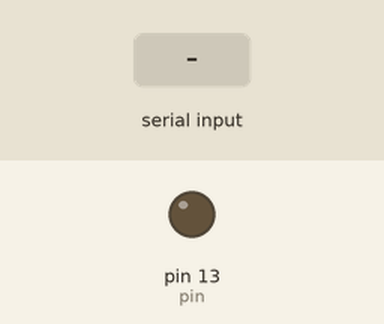
This sketch was run on a simulated Arduino Uno, built with avr-gcc and run on an emulated ATmega328P. Shown: output pins drawn as LEDs (lit = HIGH). The inputs (shaded band) are chosen by the test bench. What the sketch prints to the serial monitor is not drawn.

Above: at 1.2 s.
1.3 s: byte 120 received over Serial
At 2.1 s:
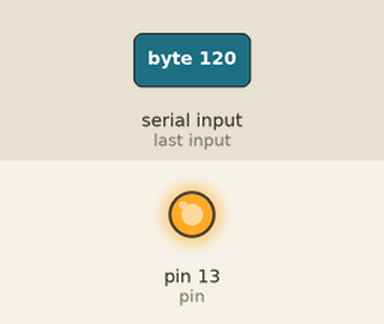
Timing chart, 0 to 6.1 s (numbered marks = the images above; inputs shaded):
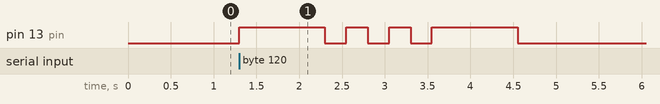

The sketch:

Morse2.0.ino
```cpp
void setup()
{
  pinMode(13,OUTPUT);
  Serial.begin(9600);
}

int incomingByte = 0;
int pin=13;
int delaytime=250;
void loop()
{
  int a;
  if(Serial.available()>0)
  {
    incomingByte = Serial.read();
    a= incomingByte-96;
    switch(a)
    {
      case 1:dot();dash();break;//a
      case 2:dash();dot();dot();dot();break;//b
      case 3:dash();dot();dash();dot();break;//c
      case 4:dash();dot();dot();break;//d
      case 5:dot();break;//e
      case 6:dot();dot();dash();dot();break;//f
      case 7:dash();dash();dot();break;//g
      case 8:dot();dot();dot();dot();break;//h
      case 9:dot();dot();break;//i
      case 10:dot();dash();dash();dash();break;//j
      case 11:dash();dot();dash();break;//k
      case 12:dot();dash();dot();dot();break;//l
      case 13:dash();dash();break;//m
      case 14:dash();dot();break;//n
      case 15:dash();dash();dash();break;//o
      case 16:dot();dash();dash();dot();break;//p
      case 17:dash();dash();dot();dash();break;//q
      case 18:dot();dash();dot();break;//r
      case 19:dot();dot();dot();break;//s
      case 20:dash();break;//t
      case 21:dot();dot();dash();break;//u
      case 22:dot();dot();dot();dash();break;//v
      case 23:dot();dash();dash();break;//w
      case 24:dash();dot();dot();dash();break;//x
      case 25:dash();dot();dash();dash();break;//y
      case 26:dash();dash();dot();dot();;break;//z
      case -64:c_space();break;//enter
      case -86:w_space();break;//space
     }
    Serial.print("I received: ");
    Serial.println(incomingByte,DEC);
    }
  }

  void dot()
{
  digitalWrite(pin,HIGH);
  delay(delaytime);
  digitalWrite(pin,LOW);
  delay(delaytime);
}

void dash()
{
  digitalWrite(pin,HIGH);
  delay(delaytime*4);
  digitalWrite(pin,LOW);
  delay(delaytime);
}

void c_space()
{
  digitalWrite(pin,LOW);
  delay(delaytime*3);
}

void w_space()
{
  digitalWrite(pin,LOW);
  delay(delaytime*7);
}
```

Measured:
- after the input at 1.3 s, pin 13 (pin): LOW → HIGH at once, then repeats every 0.50 s: LOW 0.25 s, HIGH 0.25 s
